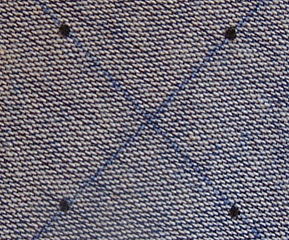
#> input picture cv08/cv08_im1.bmp, 289 x 240 px
$ python cv08.py
#> lines starting #> are read from the running program, lines starting #| are printed output that depends on the picture; after the words box and inside, x2 and y2 are one past the last pixel; in counts of white or black regions, pixels touching at a corner belong together
import cv2
import numpy as np
import matplotlib.pyplot as plt
# použít izomorfní transformace pro 1., pro druhou ne

def convertToGray(image):
    gray = cv2.cvtColor(image, cv2.COLOR_BGR2GRAY)
    inverted = cv2.bitwise_not(gray)
    return inverted

def loadImage(path):
    image = cv2.imread(path)
    if image is None:
        raise FileNotFoundError(f"Image at path {path} not found.")
    return image

def calculateRedChannel(image):
    img_rgb = cv2.cvtColor(image, cv2.COLOR_BGR2RGB)
    R, G, B = np.float32(img_rgb[:, :, 0]), np.float32(img_rgb[:, :, 1]), np.float32(img_rgb[:, :, 2])
    red_channel = 255 - ((R * 255) / (R + G + B))
    inverted_red_channel = cv2.bitwise_not(red_channel.astype(np.uint8))
    return inverted_red_channel

def thresholdImage(channel,threshold):
    _, binary = cv2.threshold(channel.astype(np.uint8), threshold, 255, cv2.THRESH_BINARY + cv2.THRESH_OTSU)
    return binary

def colorRegions(binary):
    num_labels, labels, stats, centroids = cv2.connectedComponentsWithStats(binary, connectivity=4)
    labels_filtered = labels.copy()
    coins_info = []
    for i in range(1, num_labels):
        coins_info.append({
            'label': i,
            'area': stats[i, cv2.CC_STAT_AREA],
            'centroid': centroids[i]
        })
    return labels_filtered, coins_info

def plotImgs1(original, gray, filtered, originalX):
    plt.figure(figsize=(16, 4))

    plt.subplot(141)
    plt.title('Originální obrázek')
    plt.imshow(cv2.cvtColor(original, cv2.COLOR_BGR2RGB))
    plt.axis('off')

    plt.subplot(142)
    plt.title('Šedá složka')
    plt.imshow(gray, cmap='gray')
    plt.axis('off')

    plt.subplot(143)
    plt.title('Po filtru')
    plt.imshow(filtered, cmap='gray')
    plt.axis('off')

    plt.subplot(144)
    plt.title('Result')
    plt.imshow(originalX)
    plt.axis('off')

    plt.tight_layout()
    plt.show()

def plotImgs2(original, gray, filtered, originalX):
    plt.figure(figsize=(16, 4))

    plt.subplot(141)
    plt.title('Originální obrázek')
    plt.imshow(cv2.cvtColor(original, cv2.COLOR_BGR2RGB))
    plt.axis('off')

    plt.subplot(142)
    plt.title('Šedá složka')
    plt.imshow(gray, cmap='jet')
    plt.axis('off')

    plt.subplot(143)
    plt.title('Po filtru')
    plt.imshow(filtered, cmap='gray')
    plt.axis('off')

    plt.subplot(144)
    plt.title('Result')
    plt.imshow(cv2.cvtColor(originalX, cv2.COLOR_BGR2RGB))
    plt.axis('off')

    plt.tight_layout()
    plt.show()

def drawCentroids(image, coins_info):
    image_with_centroids = image.copy()
    for coin in coins_info:
        x, y = map(int, coin['centroid'])
        cv2.drawMarker(image_with_centroids, (x, y), (0, 255, 0), markerType=cv2.MARKER_CROSS,
                       markerSize=8, thickness=1, line_type=cv2.LINE_AA)
    return image_with_centroids

def openMethod(image, kernel_size):
    kernel = cv2.getStructuringElement(cv2.MORPH_ELLIPSE, (kernel_size, kernel_size))
    opened_image = cv2.morphologyEx(image, cv2.MORPH_OPEN, kernel)
    opened_image = (opened_image > 0).astype(np.uint8)
    return opened_image

def closeMethod(image, kernel_size):
    kernel = cv2.getStructuringElement(cv2.MORPH_ELLIPSE, (kernel_size, kernel_size))
    closed_image = cv2.morphologyEx(image, cv2.MORPH_CLOSE, kernel)
    closed_image = (closed_image > 0).astype(np.uint8)
    return closed_image


def main():
    image1 = loadImage("cv08_im1.bmp")
#> in loadImage, image is the input picture: shape (240, 289, 3); mean B, G, R 117.3, 106.8, 111.1
    image1_gray = convertToGray(image1)
    image1_thresh = thresholdImage(image1_gray,104)
#> in thresholdImage, `_, binary = cv2.threshold(channel.astype(np.uint8), threshold, 255, cv..`:
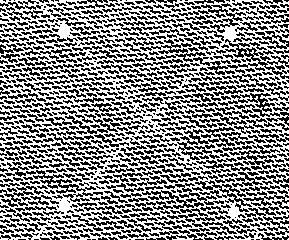
#> binary: shape (240, 289); 54.2% white; black in thin lines or dots
    binary_im1 = openMethod(image1_thresh, 8)
#> in openMethod, `opened_image = cv2.morphologyEx(image, cv2.MORPH_OPEN, kernel)`:
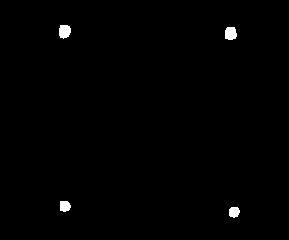
#> opened_image: shape (240, 289); 0.68% white; 4 white regions, box (x1, y1, x2, y2) and area: (59, 25, 71, 39) 137, (225, 27, 237, 40) 135, (60, 201, 71, 212) 102, (229, 207, 240, 218) 98
    _, info_im1 = colorRegions(binary_im1)
#> in colorRegions, `num_labels, labels, stats, centroids = cv2.connectedComponentsWithStat..`: labels: shape (240, 289) int32; 5 distinct labels, from 0 to 4
#> in colorRegions, `num_labels, labels, stats, centroids = cv2.connectedComponentsWithStat..`: num_labels = 5; stats = [[0, 0, 289, 240, 68888], [59, 25, 12, 14, 137], [225, 27, 12, 13, 135], [60, 201, 11, 11, 102], [229, 207, 11, 11, 98]]; centroids = [[144, 119.6], [64.17, 30.93], [230.2, 33.01], [64.48, 205.8], [233.7, 211.6]]
#> after the loop in colorRegions, `for i in range(1, num_labels):`: coins_info = 4 items
#> info_im1 = 4 items
    img1_X = drawCentroids(image1, info_im1)
#> the loop in drawCentroids, `for coin in coins_info:` made 4 passes
#> (coin, x, y) on passes 1 to 4: ({'label': 1, 'area': 137, 'centroid': [64.17, 30.93]}, 64, 30), ({'label': 2, 'area': 135, 'centroid': [230.2, 33.01]}, 230, 33), ({'label': 3, 'area': 102, 'centroid': [64.48, 205.8]}, 64, 205), ({'label': 4, 'area': 98, 'centroid': [233.7, 211.6]}, 233, 211)
#> after the loop in drawCentroids, `for coin in coins_info:`:
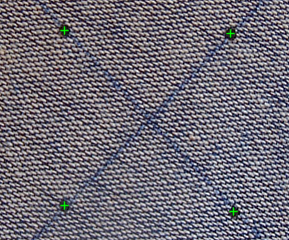
#> image_with_centroids: shape (240, 289, 3); 0.27% of pixels changed, all inside (x1, y1, x2, y2) = (60, 26, 239, 217)
    # plotImgs1(image1,image1_thresh,binary_im1,img1_X)

    image2 = loadImage("cv08_im2.bmp")
#> call 2 of loadImage, with path = 'cv08_im2.bmp'
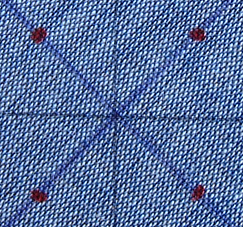
#> input picture cv08/cv08_im2.bmp, 243 x 227 px
#> in loadImage, image is the input picture: shape (227, 243, 3); mean B, G, R 158.1, 112.5, 88.7
    image2_red = calculateRedChannel(image2)
#> in calculateRedChannel, `inverted_red_channel = cv2.bitwise_not(red_channel.astype(np.uint8))`:
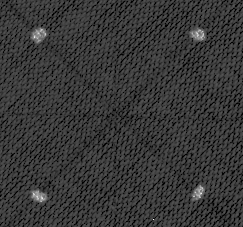
#> inverted_red_channel: shape (227, 243); min 0, max 255, mean 55.2
    image2_thresh = thresholdImage(image2_red, 104)
#> call 2 of thresholdImage, with threshold = 104
#> in thresholdImage (call 2), `_, binary = cv2.threshold(channel.astype(np.uint8), threshold, 255, cv..`:
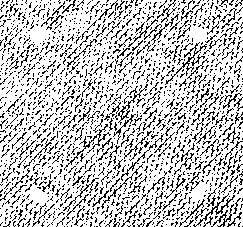
#> binary: shape (227, 243); 76.4% white; black in thin lines or dots
    binary_im2 = closeMethod(image2_thresh, 8)
#> in closeMethod, `closed_image = cv2.morphologyEx(image, cv2.MORPH_CLOSE, kernel)`: closed_image: shape (227, 243); every value is 255
#> in closeMethod, `closed_image = (closed_image > 0).astype(np.uint8)`: closed_image: shape (227, 243); every value is 1
    _, info_im2 = colorRegions(binary_im2)
#> in colorRegions (call 2), `num_labels, labels, stats, centroids = cv2.connectedComponentsWithStat..`: labels: shape (227, 243) int32; every value is 1
#> info_im2 = 1 item
    img2_X = drawCentroids(image2, info_im2)
#> the loop in drawCentroids (call 2), `for coin in coins_info:` made 1 pass
#> (coin, x, y) on pass 1: ({'label': 1, 'area': 55161, 'centroid': [121, 113]}, 121, 113)
#> after the loop in drawCentroids (call 2), `for coin in coins_info:`: image_with_centroids: shape (227, 243, 3); 0.09% of pixels changed, all inside (x1, y1, x2, y2) = (117, 109, 127, 119)
    plotImgs2(image2, image2_red, image2_thresh, img2_X)
#> in plotImgs2, `plt.show()`:
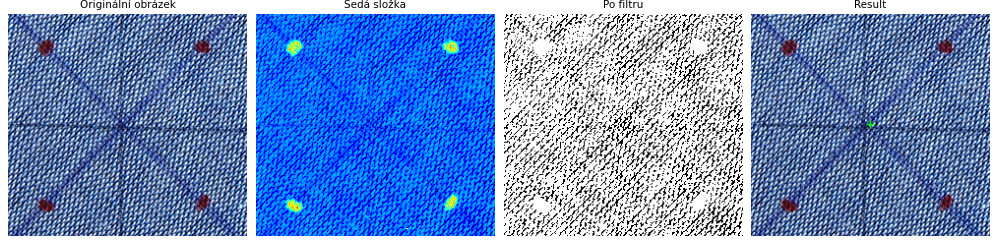
#> figure drawn by matplotlib, 4 panels


if __name__ == "__main__":
    main()
